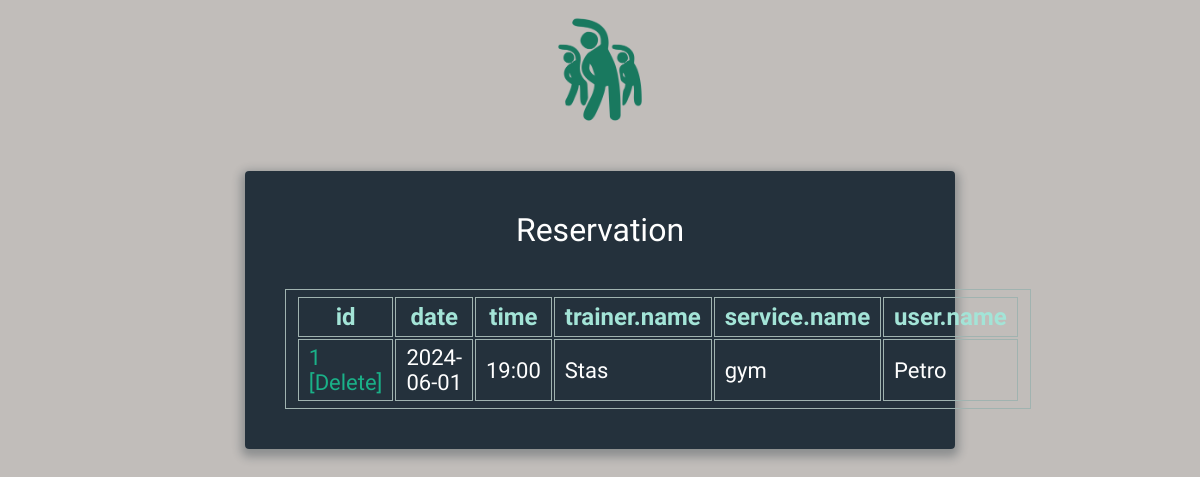
/user/reservations/1 (signed in), run on the app's committed database.
### db_model.py (models this page shows)
class Reservation(Base):
    __tablename__ = 'reservation'
    id = Column(Integer, primary_key=True, unique=True, autoincrement=True)
    trainer = Column(Integer, ForeignKey('trainer.id'), nullable=False)
    user = Column(Integer, ForeignKey('user.id'), nullable=False)
    service = Column(Integer, ForeignKey('service.id'), nullable=False)
    date = Column(String(10), nullable=False)
    time = Column(String(10), nullable=False)

class Trainer(Base):
    __tablename__ = 'trainer'
    id = Column(Integer, primary_key=True, unique=True, autoincrement=True, nullable=False)
    name = Column(String(50), nullable=False)
    fitness_center = Column(Integer, ForeignKey('fitness_center.id'), nullable=False)
    age = Column(Integer, default=18, nullable=False)
    sex = Column(String(6), nullable=False)

class Service(Base):
    __tablename__ = 'service'
    id = Column(Integer, primary_key=True, unique=True, autoincrement=True, nullable=False)
    name = Column(String(50), nullable=False)
    duration = Column(Integer, default=0, nullable=False)
    description = Column(String(50), nullable=False)
    price = Column(Integer, default=0, nullable=False)
    fitness_center = Column(Integer, ForeignKey('fitness_center.id'), nullable=False)
    max_attendees = Column(Integer, default=1, nullable=False)

class User(Base):
    __tablename__ = 'user'
    id = Column(Integer, primary_key=True, unique=True, autoincrement=True)
    name = Column(String(50), nullable=False)
    login = Column(String(50), unique=True, nullable=False)
    password = Column(String(50), nullable=False)
    birth_date = Column(String(50), default='2000-01-01', nullable=False)
    phone = Column(String(50), nullable=False)
    funds = Column(Integer, default=0, nullable=False)
    email = Column(String(100), nullable=False)

### app.py (the view)
@app.route('/user/reservations/<int:reservation_id>', methods=['GET', 'POST'])
@auth
def user_reservation(reservation_id):
    if request.method == 'GET':
        db = Db()
        columns = (db_model.Reservation.id, db_model.Reservation.date, db_model.Reservation.time,
                   db_model.Trainer.name.label('trainer.name'),
                   db_model.Service.name.label('service.name'),
                   db_model.User.name.label('user.name'))
        data = (db.session.query(*columns).join(db_model.User).join(db_model.Service).join(db_model.Trainer)).filter(
            db_model.User.id == session.get('user_id'), db_model.Reservation.id == reservation_id).first()
        return render_template('reservation.html', result=convert_db_query_data(data))
    return f'user reservation "{reservation_id}" endpoint'

### app.py (called while the page is built)
def auth(func):
    @wraps(func)
    def wrapper(*args, **kwargs):
        if session.get('user_id') is None:
            return redirect('/login')
        return func(*args, **kwargs)
    return wrapper

def convert_db_query_data(query_data):
    if query_data is None:
        return {}
    elif type(query_data) is list:
        return [el._asdict() for el in query_data]
    return query_data._asdict()

### db_orm.py (called while the page is built)
    def _init_db(self):
        Base.query = self.session.query_property()
        Base.metadata.create_all(bind=self.engine)

### templates/reservation.html (shortened to what this page needs)
{% extends "base.html" %}
{% block content %}
<div id="data">
          <h1>Reservation</h1>
          {% if result %}
          <table>
              <tr>
              {% for key in result.keys() %}
              <th> {{ key }} </th>
              {% endfor %}
              </tr>
              <tr>
              {% for key,value in result.items() %}
              {% if key == 'id' %}
                  <td><a href="/user/reservations/{{ value }}/delete"> {{value}} [Delete] </a></td>
                {% else %}
                  <td> {{ value }} </td>
                {% endif %}
              {% endfor %}
              </tr>
         </table>
        {% endif %}
        </div>
{% endblock %}

### data on the page
Reservation: date "2024-06-01", time "19:00", name "Stas", name "gym", name "Petro"

### other printed values
{{ key }} "id" "date" "time" "trainer.name" "service.name" "user.name"
{{ value }} "1"
